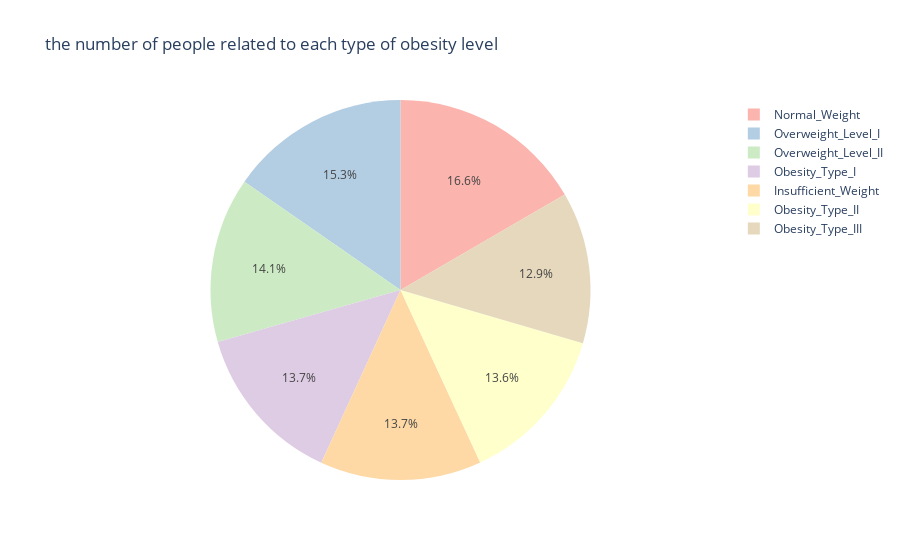

Notebook code for this chart:
### Code cell
fig = px.pie(values= target_count, names = target_unique,color_discrete_sequence=px.colors.qualitative.Pastel1 ,title = "the number of people related to each type of obesity level")

fig.show()

### Figure 1 — Plotly figure (JSON) as saved in the notebook; plotly's stock layout.template omitted (floating-point values rounded to 4 significant figures)
{"data": [{"domain": {"x": [0, 1], "y": [0, 1]}, "hovertemplate": "label=%{label}<br>value=%{value}<extra></extra>", "labels": ["Normal_Weight", "Overweight_Level_I", "Overweight_Level_II", "Obesity_Type_I", "Insufficient_Weight", "Obesity_Type_II", "Obesity_Type_III"], "legendgroup": "", "name": "", "showlegend": true, "type": "pie", "values": [351, 324, 297, 290, 290, 287, 272]}], "layout": {"legend": {"tracegroupgap": 0}, "piecolorway": ["rgb(251,180,174)", "rgb(179,205,227)", "rgb(204,235,197)", "rgb(222,203,228)", "rgb(254,217,166)", "rgb(255,255,204)", "rgb(229,216,189)", "rgb(253,218,236)", "rgb(242,242,242)"], "title": {"text": "the number of people related to each type of obesity level"}}}
